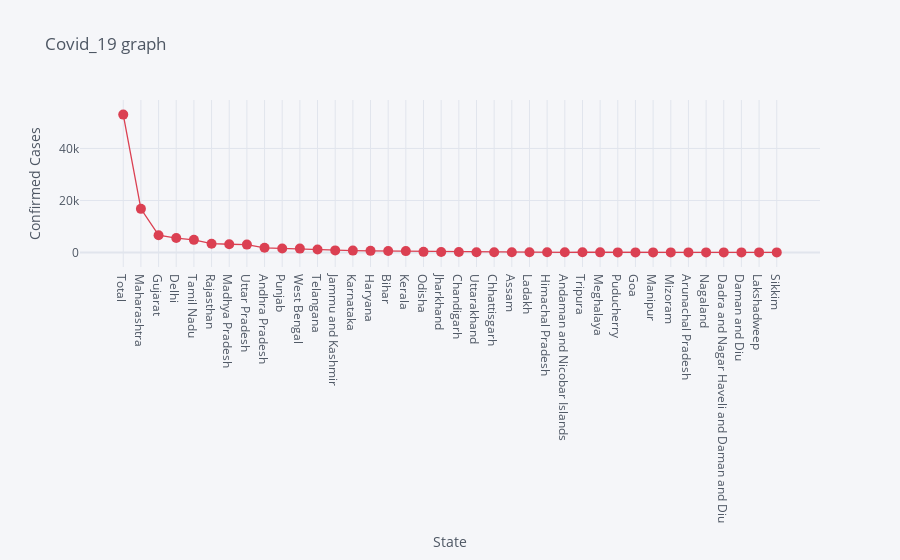

Notebook code for this chart:
### Markdown cell above
# Hover over the graph markers to see confirmed cases for each state.

### Code cell
df.iplot(kind= 'scatter', x= 'State', y='Confirmed', mode= 'markers+lines', title= 'Covid_19 graph', xTitle= 'State', yTitle= 'Confirmed Cases', color= 'red', size= 10)

### Figure 1 — Plotly figure (JSON) as saved in the notebook; plotly's stock layout.template omitted (floating-point values rounded to 4 significant figures)
{"data": [{"line": {"color": "rgba(219, 64, 82, 1.0)", "dash": "solid", "shape": "linear", "width": 1.3}, "marker": {"size": 10, "symbol": "circle"}, "mode": "markers+lines", "name": "Confirmed", "text": "", "type": "scatter", "x": ["Total", "Maharashtra", "Gujarat", "Delhi", "Tamil Nadu", "Rajasthan", "Madhya Pradesh", "Uttar Pradesh", "Andhra Pradesh", "Punjab", "West Bengal", "Telangana", "Jammu and Kashmir", "Karnataka", "Haryana", "Bihar", "Kerala", "Odisha", "Jharkhand", "Chandigarh", "Uttarakhand", "Chhattisgarh", "Assam", "Ladakh", "Himachal Pradesh", "Andaman and Nicobar Islands", "Tripura", "Meghalaya", "Puducherry", "Goa", "Manipur", "Mizoram", "Arunachal Pradesh", "Nagaland", "Dadra and Nagar Haveli and Daman and Diu", "Daman and Diu", "Lakshadweep", "Sikkim"], "y": [53045, 16758, 6625, 5532, 4829, 3355, 3138, 2998, 1777, 1526, 1456, 1107, 775, 693, 594, 542, 503, 205, 127, 124, 61, 59, 46, 42, 43, 33, 64, 12, 9, 7, 2, 1, 1, 0, 1, 0, 0, 0]}], "layout": {"legend": {"bgcolor": "#F5F6F9", "font": {"color": "#4D5663"}}, "paper_bgcolor": "#F5F6F9", "plot_bgcolor": "#F5F6F9", "title": {"font": {"color": "#4D5663"}, "text": "Covid_19 graph"}, "xaxis": {"gridcolor": "#E1E5ED", "showgrid": true, "tickfont": {"color": "#4D5663"}, "title": {"font": {"color": "#4D5663"}, "text": "State"}, "zerolinecolor": "#E1E5ED"}, "yaxis": {"gridcolor": "#E1E5ED", "showgrid": true, "tickfont": {"color": "#4D5663"}, "title": {"font": {"color": "#4D5663"}, "text": "Confirmed Cases"}, "zerolinecolor": "#E1E5ED"}}}
